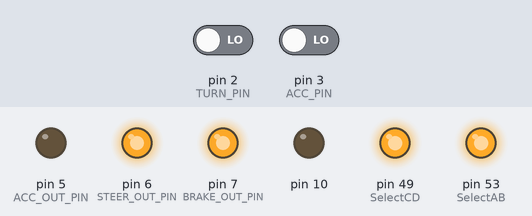
The sketch below on a simulated Arduino Mega 2560, built with avr-gcc and run on an emulated ATmega2560. Shown: output pins drawn as LEDs (lit = HIGH). The inputs (shaded band) are chosen by the test bench; at power-on: pin 2 (TURN_PIN) LOW, pin 3 (ACC_PIN) LOW.

Above: at 0.1 s.
Timing chart, 0 to 1.6 s (numbered marks = the images above):
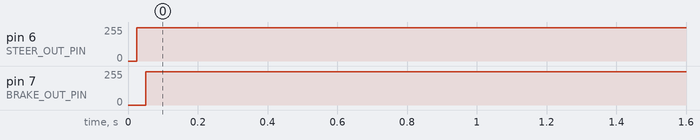

Measured:
- by itself, pin 6 (STEER_OUT_PIN): 0/255 → 250/255 at 0.03 s
- by itself, pin 7 (BRAKE_OUT_PIN): 0/255 → 250/255 at 0.05 s

The sketch:

RC_Control.ino
```cpp
#include <SPI.h>
//RC input values
const int DEAD_ZONE = 75;
const int ACC_START = 1322;
const int TURN_START= 1322;
//max brake
const int MIN_ACC = 911;
//full throttle
const int MAX_ACC = 1730;
//max turn left
const int MIN_TURN = 911;
//max turn right
const int MAX_TURN = 1733;

//OUTPUT values
const int MIN_ACC_OUT = 40;
const int MAX_ACC_OUT = 227;

const int MIN_BRAKE_OUT = 167;
const int MAX_BRAKE_OUT = 207;

const int LEFT_TURN_OUT = 126;
const int RIGHT_TURN_OUT = 250;
const int STRAIGHT_TURN_OUT = 187;

//ARDUINO PIN SELECTORS
const int TURN_PIN = 2;
const int ACC_PIN =3;
const int ACC_OUT_PIN = 5;
const int STEER_OUT_PIN = 6;
const int BRAKE_OUT_PIN = 7;
const int SelectCD     = 49;  // Select IC 3 DAC (channels C and D)
const int SelectAB     = 53;  // Select IC 2 DAC (channels A and B)

void setup()
{   //Set up pins
    pinMode(ACC_OUT_PIN, OUTPUT);
    pinMode(BRAKE_OUT_PIN, OUTPUT);
    pinMode(STEER_OUT_PIN, OUTPUT);
    // SPI: set the slaveSelectPin as an output:
    pinMode (SelectAB, OUTPUT);
    pinMode (SelectCD, OUTPUT);
    pinMode (10, OUTPUT);
    SPI.setDataMode( SPI_MODE0);
    SPI.setBitOrder( MSBFIRST);
    // initialize SPI:
    // The following line should not be neccessary. It uses a system library.
    PRR0 &= ~4;  // turn off PRR0.PRSPI bit so power isn't off
    SPI.begin();
    for (int channel = 0; channel < 4; channel++)
        DAC_Write (channel, 0);   // reset did not clear previous states

    Serial.begin(9600);
}
//Checks for each input: accelerating, turning, braking
void loop() {
  //Steering
  int test = pulseIn(TURN_PIN, HIGH,25000);
  if(testTurn(test))
  {
    //Serial.print("turn: ");
    //Serial.println(convertTurn(test));
    steer(convertTurn(test));
  }
  else
  {
    steer(STRAIGHT_TURN_OUT);
  }
  //Braking
  test = pulseIn(ACC_PIN, HIGH,25000);
  if(testBrake(test))
  {
    //Serial.print("braking: ");
    //Serial.println(convertBrake(test));
    brake(convertTurn(test));
  }
  else
  {
    brake(MIN_BRAKE_OUT);
  }
  //Accelerating
  if(testAcc(test))
  {
    //Serial.print("Acc: ");
    //Serial.println(convertThrottle(test));
    moveVehicle(test);
  }
  else
  {
    moveVehicle(MIN_ACC_OUT);
  }
  delay(50);
}
//Converts RC values to corresponding values for the DAC
int convertTurn(int input)
{
  //full turn right = 250, full turn left = 126
  int dacRange = RIGHT_TURN_OUT - LEFT_TURN_OUT;
  int rcRange = MAX_TURN - MIN_TURN;
  input-= MIN_TURN;
  double output = (double)input /(double)rcRange;
  //swap left and right
  output = 1 - output;
  output *= dacRange;
  output += LEFT_TURN_OUT;
  //set max and min values if out of range
  int trueOut = (int)output;
  if(trueOut > RIGHT_TURN_OUT)
    trueOut = RIGHT_TURN_OUT;
  else if(trueOut < LEFT_TURN_OUT)
    trueOut = LEFT_TURN_OUT;
  return trueOut;
}
int convertBrake(int input)
{
  //full brake = 207, min = 167
  const int dacRange = MAX_BRAKE_OUT - MIN_BRAKE_OUT;
  const int rcRange = (ACC_START - DEAD_ZONE) - MIN_ACC;
  input -= MIN_ACC;
  double output = (double)input /(double)rcRange;
  output *= dacRange;
  output += MIN_BRAKE_OUT;
  //set min values if out of range
  int trueOut = (int)output;
  if(trueOut < MIN_BRAKE_OUT)
    trueOut = MIN_BRAKE_OUT;
  return trueOut;
}
int convertThrottle(int input)
{
  //full throttle = 227, min = 40
  const int dacRange = MAX_ACC_OUT - MIN_ACC_OUT;
  const int rcRange = MAX_ACC - (ACC_START + DEAD_ZONE);
  input -= (ACC_START + DEAD_ZONE);
  double output = (double)input /(double)rcRange;
  output *= dacRange;
  output += MIN_ACC_OUT;
  //set max values if out of range
  int trueOut = (int)output;
  if(trueOut > MAX_ACC_OUT)
    trueOut = MAX_ACC_OUT;
  return trueOut;
}

//Tests for inputs
boolean testTurn(int turn)
{
  return (turn > ACC_START + DEAD_ZONE || turn < ACC_START - DEAD_ZONE);
}
boolean testAcc(int acc)
{
  return (acc > ACC_START + DEAD_ZONE);
}
boolean testBrake(int brake)
{
  return (brake < ACC_START - DEAD_ZONE);
}
//Send values to output pin
void steer(int pos)
{
 analogWrite(STEER_OUT_PIN, pos);
}
void brake(int amount)
{
 analogWrite(BRAKE_OUT_PIN, amount);
}
void moveVehicle(int acc)
{
    /* Observed behavior on ElCano #1 E-bike no load (May 10, 2013, TCF)
      0.831 V at rest       52 counts
      1.20 V: nothing       75
      1.27 V: just starting 79
      1.40 V: slow, steady  87
      1.50 V: brisker       94
      3.63 V: max          227 counts
      255 counts = 4.08 V
      */
   DAC_Write(0, acc);
}
/*---------------------------------------------------------------------------------------*/
/* DAC_Write applies value to address, producing an analog voltage.
// address: 0 for chan A; 1 for chan B; 2 for chan C; 3 for chan D
// value: digital value converted to analog voltage
// Output goes to mcp 4802 Digital-Analog Converter Chip via SPI
// There is no input back from the chip.
*/
void DAC_Write(int address, int value)

/*
REGISTER 5-3: WRITE COMMAND REGISTER FOR MCP4802 (8-BIT DAC)
A/B  —  GA  SHDN  D7 D6 D5 D4 D3 D2 D1 D0 x x x x
bit 15                                       bit 0

bit 15   A/B: DACA or DACB Selection bit
         1 = Write to DACB
         0 = Write to DACA
bit 14   — Don’t Care
bit 13   GA: Output Gain Selection bit
         1 = 1x (VOUT = VREF * D/4096)
         0 = 2x (VOUT = 2 * VREF * D/4096), where internal VREF = 2.048V.
bit 12   SHDN: Output Shutdown Control bit
         1 = Active mode operation. VOUT is available.
         0 = Shutdown the selected DAC channel. Analog output is not available at the channel that was shut down.
         VOUT pin is connected to 500 k (typical)
bit 11-0 D11:D0: DAC Input Data bits. Bit x is ignored.


With 4.95 V on Vcc, observed output for 255 is 4.08V.
This is as documented; with gain of 2, maximum output is 2 * Vref

*/

{
  int byte1 = ((value & 0xF0)>>4) | 0x10; // acitve mode, bits D7-D4
  int byte2 = (value & 0x0F)<<4;           // D3-D0
  if (address < 2)
  {
      // take the SS pin low to select the chip:
      digitalWrite(SelectAB,LOW);
      if (address >= 0)
      {
        if (address == 1)
          byte1 |= 0x80;  // second channnel
        SPI.transfer(byte1);
        SPI.transfer(byte2);
       }
      // take the SS pin high to de-select the chip:
      digitalWrite(SelectAB,HIGH);
  }
  else
  {
      // take the SS pin low to select the chip:
      digitalWrite(SelectCD,LOW);
      if (address <= 3)
      {
        if (address == 3)
          byte1 |= 0x80;  // second channnel
        SPI.transfer(byte1);
        SPI.transfer(byte2);
      }
       // take the SS pin high to de-select the chip:
      digitalWrite(SelectCD,HIGH);
  }
}
```
